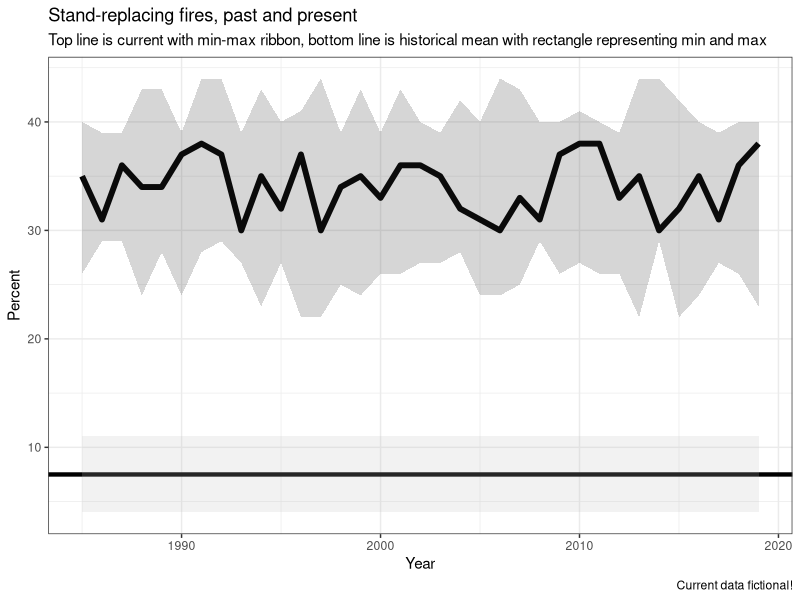

Reproduce this figure in R.


## line with ribbons

library(tidyverse)

df <- read_csv("data/lineWribbon.csv")
View(lineWribbon)


chart <-
  ggplot(df, aes(x =year, y= mean))+
  geom_line(col = 1.5, size = 2) +
  geom_ribbon(aes(ymin = min, ymax = max), alpha = 0.2) +
  geom_hline(data=df,aes(yintercept=hmean), size = 1.5) + 
  annotate("rect", xmin=1985, xmax=2019, ymin=4, ymax=11, alpha=0.2, fill="grey") +
  theme_bw() +
  labs(
    title = "Stand-replacing fires, past and present",
    subtitle = "Top line is current with min-max ribbon, bottom line is historical mean with rectangle representing min and max",
    caption = "Current data fictional!", 
    x = "Year",
    y = "Percent")

chart
